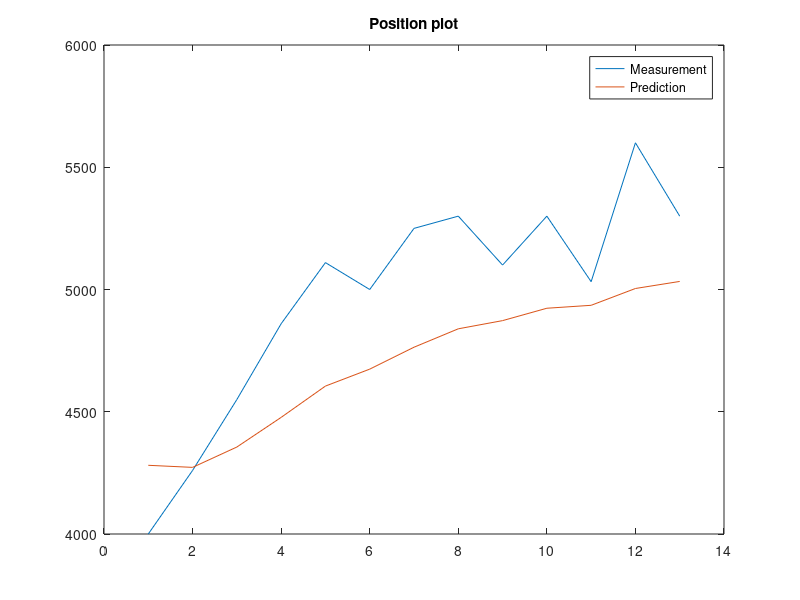
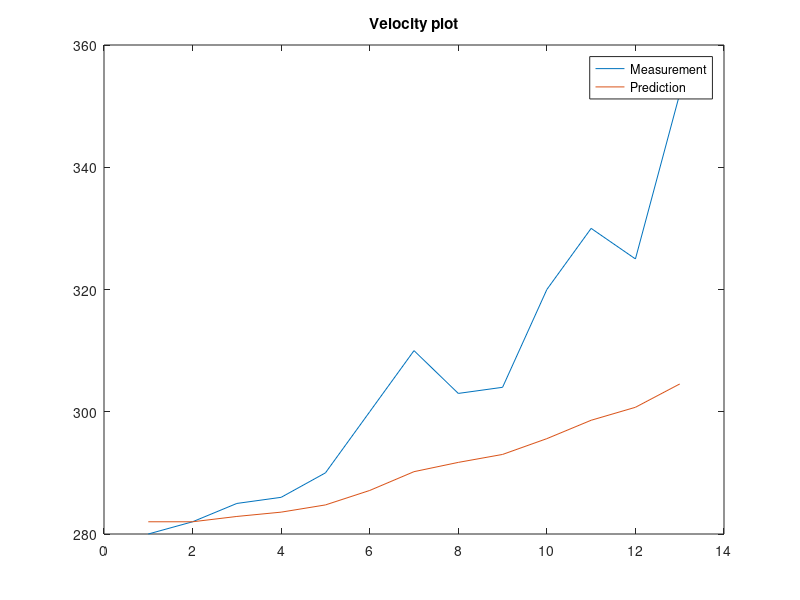

Reproduce these figures in MATLAB, in order.
clear all;

% Init values 

initVeloX = 280;    % 280 m/s
initX = 4000;       % 4000m in x

measuredX = [4000, 4260, 4550, 4860, 5110, 5000, 5250, 5300, 5100, 5300, 5032, 5600, 5300]; % In m
measuredVeloX = [280, 282, 285, 286, 290, 300, 310, 303, 304, 320, 330, 325, 352];  % In m/s
measurementMatrix = [measuredX ; measuredVeloX]
currentXMatrix = [1:size(measuredX,2); 1:size(measuredVeloX,2)]

initAccel = 2       % m/s^2
deltaT = 1          % 1s
deltaX = 25         % 25m   -> Observation error
deltaVeloX = 6      % 6 m/s -> Observation error
initPredErrorX = 20;
initPredVeloX = 5;

% Some convertion matrices
A = [1, deltaT; 0, 1]
B = [0.5 * deltaT.^2; deltaT]
C = [1, 0; 0, 1]
I = [1, 0; 0, 1]
H = [1, 0; 0, 1]

% 1) Calculate predicted state -> X_k_p = A X_k-1 + B u_k + w_k, w_k == 0
currentXMatrix(:,1) = A * measurementMatrix(:,1) + B * initAccel + 0
    
 % 2) Calculate initial process covariance matrix
currentP = [initPredErrorX^2, initPredErrorX * initPredVeloX; initPredErrorX * initPredVeloX, initPredVeloX^2] % P_k-1
currentP(1,2) = 0
currentP(2,1) = 0   % no dependency between the two values in this example!

for n = 2:size(measuredX,2)
    % 3) Calculate predicted process covariance matrix 
    % -> P_k_p = A P_k-1 AT + Q_k, Q_k == 0
    predictedP = A * currentP * transpose(A) + 0
    predictedP(1,2) = 0
    predictedP(2,1) = 0 % no dependency between the two values in this example!
    
    % 4) Calculate kalman gain -> K = P_k_p HT / H P_k_p HT + R, R = suared
    % errors on diagonal line
    K = (predictedP * transpose(H)) / (H * predictedP * transpose(H) + [deltaX^2, 0; 0, deltaVeloX^2])
    
    % 5) Import new observation -> Y_k = C Y_k_m + Z_k -> Z_k = 0
    newObservation = C * measurementMatrix(:,n) + 0
    
    % 6) Calculate current state -> X_k = K_k_p + K[Y_k - H X_k_p]
    currentXMatrix(:,n) = currentXMatrix(:,n-1) + K*(newObservation - H * currentXMatrix(:,n-1))
    
    % 7) Update process covariance matrix
    currentP = (I - K * H) * predictedP 
end

measurementMatrix
currentXMatrix

figure;
plot(measurementMatrix(1,:));
hold on;
plot(currentXMatrix(1,:));
hold off;

title('Position plot');
legend('Measurement','Prediction');

figure;
plot(measurementMatrix(2,:));
hold on;
plot(currentXMatrix(2,:));
hold off;

title('Velocity plot');
legend('Measurement','Prediction');


